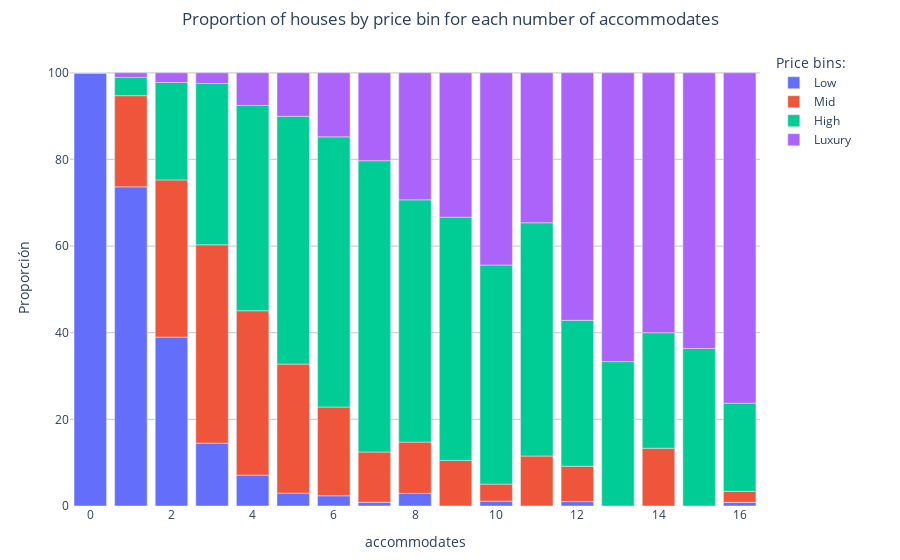

Write notebook code for a chart like this one.
### Code cell
df = data.groupby(['accommodates','price_binarized'])['id'].count().reset_index().rename(columns={'id':'Count'})
df['Sort_col'] = df['price_binarized'].apply(lambda bbin : {'Low':1,'Mid':2,'High':3,'Luxury':4}[bbin])
df.sort_values(['accommodates','Sort_col'], inplace=True)

fig = px.bar(df, x="accommodates", y="Count", color="price_binarized", hover_data={'accommodates':False, 'price_binarized':False}, labels={"Count": "Proporción"})
fig.update_layout(plot_bgcolor='white',
                  hovermode="closest",
                  legend={'title_text':'Price bins:'},
                  title={'text': 'Proportion of houses by price bin for each number of accommodates', 'x': 0.5},
                  margin={'l':70, 'r':140, 't':50, 'b':50},
                  barnorm='percent')
fig.update_xaxes(showgrid=False)
fig.update_yaxes(showgrid=True, gridwidth=1.2, gridcolor='#d1d1d1')
fig.show()

### Figure 1 — Plotly figure (JSON) as saved in the notebook; plotly's stock layout.template omitted (floating-point values rounded to 4 significant figures)
{"data": [{"alignmentgroup": "True", "customdata": [["Low"], ["Low"], ["Low"], ["Low"], ["Low"], ["Low"], ["Low"], ["Low"], ["Low"], ["Low"], ["Low"], ["Low"], ["Low"], ["Low"], ["Low"], ["Low"], ["Low"]], "hovertemplate": "Proporción=%{y}<extra></extra>", "legendgroup": "Low", "marker": {"color": "#636efa", "pattern": {"shape": ""}}, "name": "Low", "offsetgroup": "Low", "orientation": "v", "showlegend": true, "textposition": "auto", "type": "bar", "x": [0, 1, 2, 3, 4, 5, 6, 7, 8, 9, 10, 11, 12, 13, 14, 15, 16], "xaxis": "x", "y": [21, 4847, 6815, 536, 418, 45, 41, 3, 15, 0, 2, 0, 1, 0, 0, 0, 1], "yaxis": "y"}, {"alignmentgroup": "True", "customdata": [["Mid"], ["Mid"], ["Mid"], ["Mid"], ["Mid"], ["Mid"], ["Mid"], ["Mid"], ["Mid"], ["Mid"], ["Mid"], ["Mid"], ["Mid"], ["Mid"], ["Mid"], ["Mid"], ["Mid"]], "hovertemplate": "Proporción=%{y}<extra></extra>", "legendgroup": "Mid", "marker": {"color": "#EF553B", "pattern": {"shape": ""}}, "name": "Mid", "offsetgroup": "Mid", "orientation": "v", "showlegend": true, "textposition": "auto", "type": "bar", "x": [0, 1, 2, 3, 4, 5, 6, 7, 8, 9, 10, 11, 12, 13, 14, 15, 16], "xaxis": "x", "y": [0, 1385, 6348, 1692, 2225, 451, 356, 40, 61, 6, 7, 3, 8, 0, 2, 0, 3], "yaxis": "y"}, {"alignmentgroup": "True", "customdata": [["High"], ["High"], ["High"], ["High"], ["High"], ["High"], ["High"], ["High"], ["High"], ["High"], ["High"], ["High"], ["High"], ["High"], ["High"], ["High"], ["High"]], "hovertemplate": "Proporción=%{y}<extra></extra>", "legendgroup": "High", "marker": {"color": "#00cc96", "pattern": {"shape": ""}}, "name": "High", "offsetgroup": "High", "orientation": "v", "showlegend": true, "textposition": "auto", "type": "bar", "x": [0, 1, 2, 3, 4, 5, 6, 7, 8, 9, 10, 11, 12, 13, 14, 15, 16], "xaxis": "x", "y": [0, 277, 3933, 1376, 2778, 866, 1084, 232, 288, 32, 90, 14, 33, 6, 4, 4, 24], "yaxis": "y"}, {"alignmentgroup": "True", "customdata": [["Luxury"], ["Luxury"], ["Luxury"], ["Luxury"], ["Luxury"], ["Luxury"], ["Luxury"], ["Luxury"], ["Luxury"], ["Luxury"], ["Luxury"], ["Luxury"], ["Luxury"], ["Luxury"], ["Luxury"], ["Luxury"], ["Luxury"]], "hovertemplate": "Proporción=%{y}<extra></extra>", "legendgroup": "Luxury", "marker": {"color": "#ab63fa", "pattern": {"shape": ""}}, "name": "Luxury", "offsetgroup": "Luxury", "orientation": "v", "showlegend": true, "textposition": "auto", "type": "bar", "x": [0, 1, 2, 3, 4, 5, 6, 7, 8, 9, 10, 11, 12, 13, 14, 15, 16], "xaxis": "x", "y": [0, 70, 390, 91, 442, 152, 257, 70, 151, 19, 79, 9, 56, 12, 9, 7, 90], "yaxis": "y"}], "layout": {"autosize": true, "barmode": "relative", "barnorm": "percent", "hovermode": "closest", "legend": {"title": {"text": "Price bins:"}, "tracegroupgap": 0}, "margin": {"b": 50, "l": 70, "r": 140, "t": 50}, "plot_bgcolor": "white", "title": {"text": "Proportion of houses by price bin for each number of accommodates", "x": 0.5}, "xaxis": {"anchor": "y", "autorange": true, "domain": [0, 1], "range": [-0.5, 16.5], "showgrid": false, "title": {"text": "accommodates"}, "type": "linear"}, "yaxis": {"anchor": "x", "autorange": true, "domain": [0, 1], "gridcolor": "#d1d1d1", "gridwidth": 1.2, "range": [0, 105.3], "showgrid": true, "title": {"text": "Proporción"}, "type": "linear"}}}
